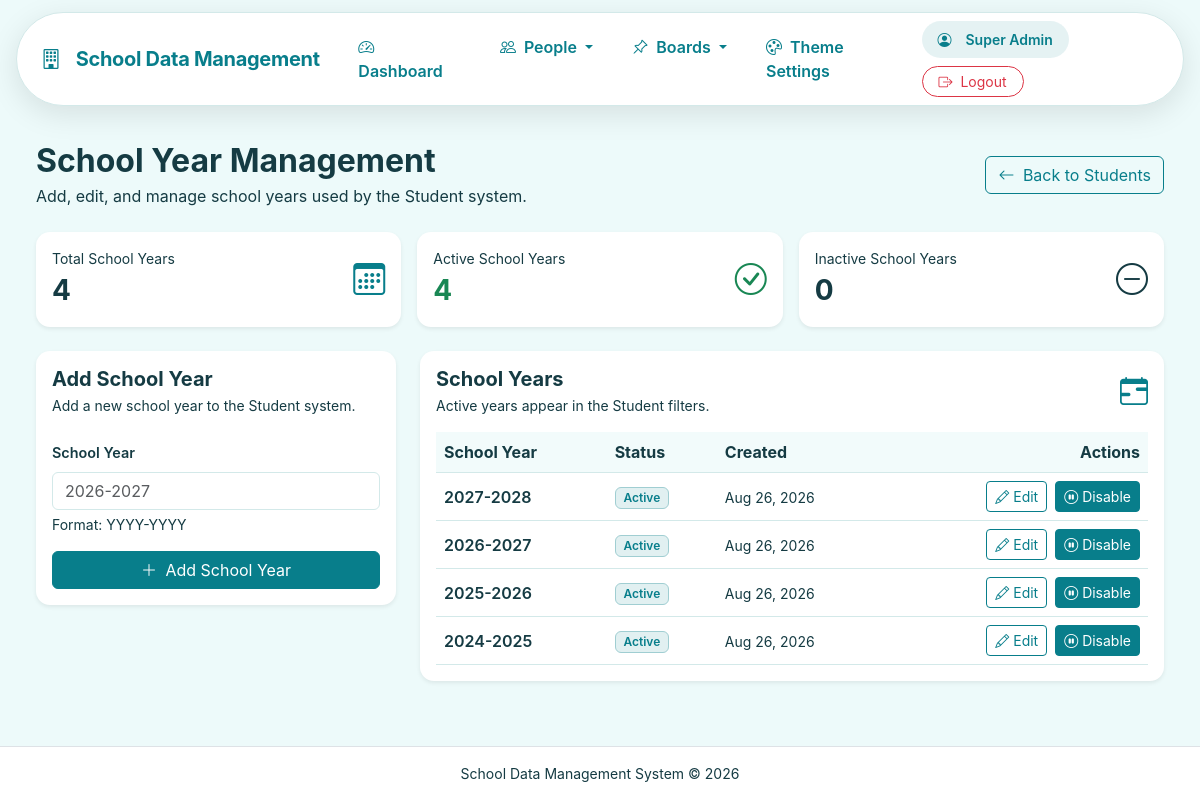
The app's page /school_years.php (signed in) with its own data.
### tables this page shows
CREATE TABLE `school_years` (
  `id` int(10) UNSIGNED NOT NULL,
  `school_year` varchar(9) NOT NULL,
  `is_active` tinyint(1) NOT NULL DEFAULT 1,
  `created_at` timestamp NOT NULL DEFAULT current_timestamp()
);

### config.php (called while the page is built, shortened)
<?php
function e($value)
{
    return htmlspecialchars(
        (string) $value,
        ENT_QUOTES,
        'UTF-8'
    );
}
?>

### school_years.php (the view, shortened to what this page needs)
<?php
require_once __DIR__ . '/config.php';
$stmt = $pdo->query("
    SELECT
        id,
        school_year,
        is_active,
        created_at
    FROM school_years
    ORDER BY school_year DESC
");
$schoolYears = $stmt->fetchAll();
$totalYears = count($schoolYears);
$activeYears = 0;
$inactiveYears = 0;
foreach ($schoolYears as $year) {
    if ((int)$year['is_active'] === 1) {
        $activeYears++;
    } else {
        $inactiveYears++;
    }
}
include 'header.php';
?>
<div class="container-fluid">
    <div class="d-flex flex-wrap justify-content-between align-items-center gap-3 mb-4">
        <div>
            <h2 class="fw-bold mb-1">
                School Year Management
            </h2>
            <p class="text-muted mb-0">
                Add, edit, and manage school years used by the Student system.
            </p>
        </div>
        <a
            href="students.php"
            class="btn btn-outline-secondary"
        >
            <i class="bi bi-arrow-left me-1"></i>
            Back to Students
        </a>
    </div>
    <div class="row g-3 mb-4">
        <div class="col-12 col-md-4">
            <div class="card border-0 shadow-sm h-100">
                <div class="card-body">
                    <div class="d-flex align-items-center justify-content-between">
                        <div>
                            <div class="text-muted small">
                                Total School Years
                            </div>
                            <div class="fs-3 fw-bold">
                                <?= $totalYears ?>
                            </div>
                        </div>
                        <div class="text-primary fs-2">
                            <i class="bi bi-calendar3"></i>
                        </div>
                    </div>
                </div>
            </div>
        </div>
        <div class="col-12 col-md-4">
            <div class="card border-0 shadow-sm h-100">
                <div class="card-body">
                    <div class="d-flex align-items-center justify-content-between">
                        <div>
                            <div class="text-muted small">
                                Active School Years
                            </div>
                            <div class="fs-3 fw-bold text-success">
                                <?= $activeYears ?>
                            </div>
                        </div>
                        <div class="text-success fs-2">
                            <i class="bi bi-check-circle"></i>
                        </div>
                    </div>
                </div>
            </div>
        </div>
        <div class="col-12 col-md-4">
            <div class="card border-0 shadow-sm h-100">
                <div class="card-body">
                    <div class="d-flex align-items-center justify-content-between">
                        <div>
                            <div class="text-muted small">
                                Inactive School Years
                            </div>
                            <div class="fs-3 fw-bold text-secondary">
                                <?= $inactiveYears ?>
                            </div>
                        </div>
                        <div class="text-secondary fs-2">
                            <i class="bi bi-dash-circle"></i>
                        </div>
                    </div>
                </div>
            </div>
        </div>
    </div>
    <div class="row g-4">
        <div class="col-12 col-lg-4">
            <div class="card border-0 shadow-sm">
                <div class="card-body">
                    <h5 class="fw-bold mb-1">
                        Add School Year
                    </h5>
                    <p class="text-muted small mb-4">
                        Add a new school year to the Student system.
                    </p>
                    <form method="POST">
                        <div class="mb-3">
                            <label
                                for="school_year"
                                class="form-label fw-semibold"
                            >
                                School Year
                            </label>
                            <input
                                type="text"
                                id="school_year"
                                name="school_year"
                                class="form-control"
                                placeholder="2026-2027"
                                maxlength="9"
                                pattern="[0-9]{4}-[0-9]{4}"
                                inputmode="numeric"
                                required
                            >
                            <div class="form-text">
                                Format: YYYY-YYYY
                            </div>
                        </div>
                        <button
                            type="submit"
                            class="btn btn-primary w-100"
                        >
                            <i class="bi bi-plus-lg me-1"></i>
                            Add School Year
                        </button>
                    </form>
                </div>
            </div>
        </div>
        <div class="col-12 col-lg-8">
            <div class="card border-0 shadow-sm">
                <div class="card-body">
                    <div class="d-flex justify-content-between align-items-center mb-3">
                        <div>
                            <h5 class="fw-bold mb-1">
                                School Years
                            </h5>
                            <p class="text-muted small mb-0">
                                Active years appear in the Student filters.
                            </p>
                        </div>
                        <i class="bi bi-calendar-range fs-3 text-primary"></i>
                    </div>
                    <div class="table-responsive">
                        <table class="table align-middle mb-0">
                            <thead>
                                <tr>
                                    <th>
                                        School Year
                                    </th>
                                    <th>
                                        Status
                                    </th>
                                    <th>
                                        Created
                                    </th>
                                    <th class="text-end">
                                        Actions
                                    </th>
                                </tr>
                            </thead>
                            <tbody>
                                <?php if (!empty($schoolYears)): ?>
                                    <?php foreach ($schoolYears as $year): ?>
                                        <tr>
                                            <td>
                                                <span class="fw-semibold">
                                                    <?= e($year['school_year']) ?>
                                                </span>
                                            </td>
                                            <td>
                                                <?php if ((int)$year['is_active'] === 1): ?>
                                                    <span class="badge text-bg-success">
                                                        Active
                                                    </span>
                                                <?php else: ?>
                                                    <span class="badge text-bg-secondary">
                                                        Inactive
                                                    </span>
                                                <?php endif; ?>
                                            </td>
                                            <td>
                                                <small class="text-muted">
                                                    <?= e(
                                                        date(
                                                            'M d, Y',
                                                            strtotime($year['created_at'])
                                                        )
                                                    ) ?>
                                                </small>
                                            </td>
                                            <td class="text-end">
                                                <div class="d-flex justify-content-end gap-2">
                                                    <button
                                                        type="button"
                                                        class="btn btn-sm btn-outline-primary"
                                                        data-bs-toggle="modal"
                                                        data-bs-target="#editSchoolYearModal"
                                                        data-id="<?= (int)$year['id'] ?>"
                                                        data-school-year="<?= e($year['school_year']) ?>"
                                                    >
                                                        <i class="bi bi-pencil"></i>
                                                        <span class="d-none d-md-inline">
                                                            Edit
                                                        </span>
                                                    </button>
                                                    <form
                                                        method="POST"
                                                        class="d-inline"
                                                        onsubmit="return confirm('Are you sure you want to <?= (int)$year['is_active'] === 1 ? 'deactivate' : 'activate' ?> <?= e($year['school_year']) ?>?');"
                                                    >
                                                        <?php if ((int)$year['is_active'] === 1): ?>
                                                            <button
                                                                type="submit"
                                                                class="btn btn-sm btn-outline-danger"
                                                                title="Deactivate"
                                                            >
                                                                <i class="bi bi-pause-circle"></i>
                                                                <span class="d-none d-md-inline">
                                                                    Disable
                                                                </span>
                                                            </button>
                                                        <?php endif; ?>
                                                    </form>
                                                </div>
                                            </td>
                                        </tr>
                                    <?php endforeach; ?>
                                <?php endif; ?>
                            </tbody>
                        </table>
                    </div>
                </div>
            </div>
        </div>
    </div>
</div>
<?php include 'footer.php'; ?>

### assets/style.css (style rules this page uses)
body { font-family: Inter, system-ui, -apple-system, "Segoe UI", sans-serif; }
.card { border: 0; border-radius: 14px; box-shadow: 0 2px 12px rgba(0,0,0,.05); }
.table td, .table th { vertical-align: middle; }
.form-label { font-weight: 600; font-size: .9rem; }

### assets/navigation.css (style rules this page uses)
html, body { min-height: 100%; }
body { display: flex; flex-direction: column; min-height: 100vh; }

### assets/css/theme.css (style rules this page uses)
:root { --theme-primary: #0d6efd; --theme-button: #0d6efd; --theme-header: #ffffff; --theme-card: #ffffff; --theme-background: #f5f8fc; --theme-text: #172b4d; --theme-font: #172b4d; --theme-icon: #0d6efd; --theme-border: #e5eaf0; }
html, body, body.bg-light, main, main.container, main.container-fluid, .content-wrapper, .page-wrapper { background-color: var(--theme-background) !important; color: var(--theme-font) !important; }
body p, body label, body li, body td, body th, body small, body .text-muted, body .form-text, body .text-secondary { color: var(--theme-font) !important; }
h1, h2, h3, h4, h5, h6, .stat-number, .records-title, .record-name, .page-title, .card-title { color: var(--theme-text) !important; }
a:not(.btn):not(.button):not(.small-button), .text-primary, .nav-link.active, .pagination .active > .page-link, .eyebrow-text, .sub-title, [class*="sub-header"], [class*="eyebrow"], .information-board-eyebrow, .transparency-board-eyebrow, .information-title-small, .transparency-title-small { color: var(--theme-primary) !important; }
html body .btn-primary, html body .theme-primary-button, html body .btn-info, html body button[type="submit"]:not(.btn-danger):not(.sdms-theme-reset):not(.danger) { background-color: var(--theme-button) !important; border-color: var(--theme-button) !important; color: #ffffff !important; }
html body .btn-outline-primary, html body .btn-outline-info, html body .btn-outline-secondary { color: var(--theme-primary) !important; border-color: var(--theme-primary) !important; background-color: transparent !important; }
.card, .dashboard-stat-card, .dashboard-record-card, .modal-content, .dropdown-menu, .list-group-item, .info-card, .transparency-card, .sdms-theme-panel, .table-panel { background-color: var(--theme-card) !important; color: var(--theme-font) !important; border-color: var(--theme-border) !important; }
.card, .dashboard-stat-card, .dashboard-record-card, .modal-content, .dropdown-menu, .list-group-item, .table, .form-control, .form-select, .input-group-text, hr { border-color: var(--theme-border) !important; }
.form-control, .form-select, input[type="search"] { background-color: var(--theme-card) !important; color: var(--theme-font) !important; }
.table { color: var(--theme-font) !important; background-color: var(--theme-card) !important; }
.dashboard-table thead th, .table thead th, #announcementTable thead th { background-color: color-mix(in srgb, var(--theme-background) 72%, var(--theme-card)) !important; color: var(--theme-font) !important; }
.btn i, .btn .bi, .btn-primary i, .btn-primary .bi, .btn-danger i, .btn-danger .bi, .btn-success i, .btn-success .bi, .btn-warning i, .btn-warning .bi, .btn-info i, .btn-info .bi, .btn-secondary i, .btn-secondary .bi, .button i, .button .bi { color: inherit !important; }
.record-id, .badge-id, .badge-lrn, .badge-sy, .badge-section, .badge-plantilla, .badge.bg-light, .badge.bg-secondary, .badge.bg-info, .badge.bg-primary, .badge.bg-blue, [class*="record-id"], [class*="employee-id"], [class*="lrn-badge"], span.badge:not(.bg-danger):not(.bg-warning):not(.bg-success):not(.status-published) { background-color: color-mix(in srgb, var(--theme-icon) 12%, var(--theme-card)) !important; border: 1px solid color-mix(in srgb, var(--theme-icon) 25%, var(--theme-border)) !important; color: var(--theme-icon) !important; font-weight: 600 !important; }

### records on screen
school_years: school_year "2027-2028", is_active "Active", created_at "Aug 26, 2026"
school_years: school_year "2026-2027", is_active "Active", created_at "Aug 26, 2026"
school_years: school_year "2025-2026", is_active "Active", created_at "Aug 26, 2026"
school_years: school_year "2024-2025", is_active "Active", created_at "Aug 26, 2026"

### other values on screen
$item['label'] "Dashboard"
$item['label'] "People"
$item['label'] "Boards"
$item['label'] "Theme Settings"
$_SESSION['full_name'] "Super Admin"
$totalYears "4"
$activeYears "4"
$inactiveYears "0"
